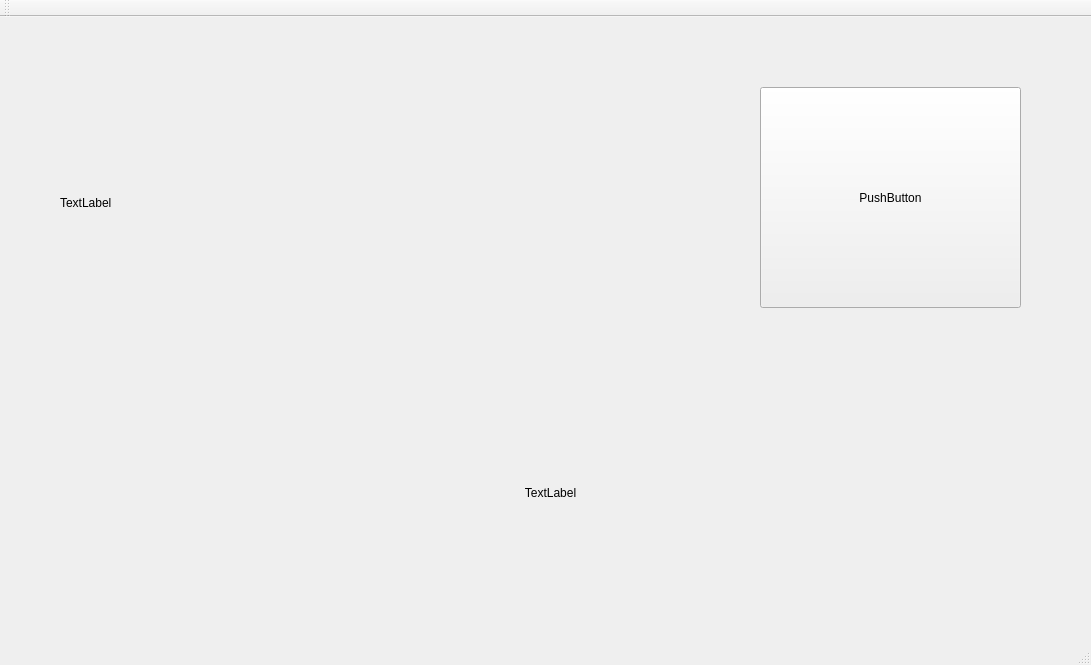
<?xml version="1.0" encoding="UTF-8"?>
<ui version="4.0">
 <class>MainWindow</class>
 <widget class="QMainWindow" name="MainWindow">
  <property name="geometry">
   <rect>
    <x>0</x>
    <y>0</y>
    <width>1091</width>
    <height>665</height>
   </rect>
  </property>
  <property name="windowTitle">
   <string>MainWindow</string>
  </property>
  <widget class="QWidget" name="centralWidget">
   <widget class="QPushButton" name="pushButton">
    <property name="geometry">
     <rect>
      <x>760</x>
      <y>70</y>
      <width>261</width>
      <height>221</height>
     </rect>
    </property>
    <property name="text">
     <string>PushButton</string>
    </property>
   </widget>
   <widget class="QLabel" name="label">
    <property name="geometry">
     <rect>
      <x>160</x>
      <y>380</y>
      <width>781</width>
      <height>191</height>
     </rect>
    </property>
    <property name="text">
     <string>TextLabel</string>
    </property>
    <property name="alignment">
     <set>Qt::AlignCenter</set>
    </property>
   </widget>
   <widget class="QLabel" name="label_2">
    <property name="geometry">
     <rect>
      <x>60</x>
      <y>20</y>
      <width>671</width>
      <height>331</height>
     </rect>
    </property>
    <property name="text">
     <string>TextLabel</string>
    </property>
   </widget>
  </widget>
  <widget class="QMenuBar" name="menuBar">
   <property name="geometry">
    <rect>
     <x>0</x>
     <y>0</y>
     <width>1091</width>
     <height>21</height>
    </rect>
   </property>
  </widget>
  <widget class="QToolBar" name="mainToolBar">
   <attribute name="toolBarArea">
    <enum>TopToolBarArea</enum>
   </attribute>
   <attribute name="toolBarBreak">
    <bool>false</bool>
   </attribute>
  </widget>
  <widget class="QStatusBar" name="statusBar"/>
 </widget>
 <layoutdefault spacing="6" margin="11"/>
 <resources/>
 <connections/>
</ui>
